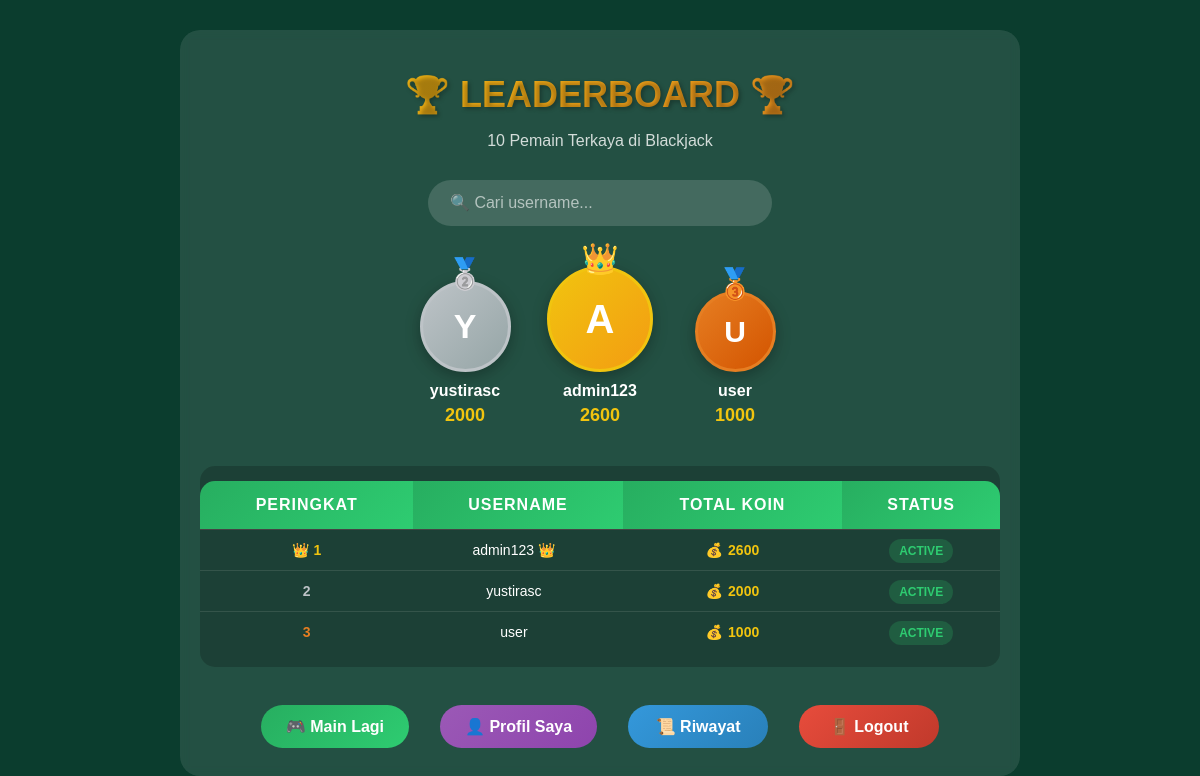
/leaderboard (signed in), run on the app's committed database.
### tables this page shows
CREATE TABLE users (
            id INTEGER PRIMARY KEY AUTOINCREMENT,
            username TEXT UNIQUE NOT NULL,
            password TEXT NOT NULL,
            coin INTEGER DEFAULT 1000
        , created_at TEXT);

### app.py (the view)
@app.route("/leaderboard")
@login_required
def leaderboard():
    conn = get_db_connection()
    users = conn.execute('SELECT username, coin FROM users ORDER BY coin DESC LIMIT 10').fetchall()
    conn.close()
    return render_template("leaderboard.html", users=users)

### app.py (called while the page is built)
def login_required(f):
    @wraps(f)
    def decorated_function(*args, **kwargs):
        if "username" not in session:
            return redirect("/")
        return f(*args, **kwargs)
    return decorated_function

def get_db_connection():
    conn = sqlite3.connect('blackjack.db')
    conn.row_factory = sqlite3.Row
    return conn

@app.after_request
def add_header(response):
    response.headers['Cache-Control'] = 'no-store, no-cache, must-revalidate, post-check=0, pre-check=0, max-age=0'
    response.headers['Pragma'] = 'no-cache'
    response.headers['Expires'] = '-1'
    return response

### templates/leaderboard.html (shortened to what this page needs)
<!DOCTYPE html>
<html>
<head>
    <link rel="stylesheet" href="/static/style.css">
</head>
<body>
    <div class="leaderboard-container">
        <div class="leaderboard-header">
            <h1>🏆 LEADERBOARD 🏆</h1>
            <p>10 Pemain Terkaya di Blackjack</p>
        </div>
        <div class="search-box">
            <input type="text" id="searchInput" placeholder="🔍 Cari username..." onkeyup="searchTable()">
        </div>
        {% if users and users|length > 0 %}
            {% if users|length >= 3 %}
            <div class="podium">
                <div class="podium-item podium-2">
                    <div class="podium-crown">🥈</div>
                    <div class="podium-avatar">{{ users[1]['username'][0]|upper }}</div>
                    <div class="podium-name">{{ users[1]['username'] }}</div>
                    <div class="podium-coin">{{ users[1]['coin'] }}</div>
                </div>
                <div class="podium-item podium-1">
                    <div class="podium-crown">👑</div>
                    <div class="podium-avatar">{{ users[0]['username'][0]|upper }}</div>
                    <div class="podium-name">{{ users[0]['username'] }}</div>
                    <div class="podium-coin">{{ users[0]['coin'] }}</div>
                </div>
                <div class="podium-item podium-3">
                    <div class="podium-crown">🥉</div>
                    <div class="podium-avatar">{{ users[2]['username'][0]|upper }}</div>
                    <div class="podium-name">{{ users[2]['username'] }}</div>
                    <div class="podium-coin">{{ users[2]['coin'] }}</div>
                </div>
            </div>
            {% endif %}
            <div class="leaderboard-table-wrapper">
                <table class="leaderboard-table" id="leaderboardTable">
                    <thead>
                        <tr>
                            <th>Peringkat</th>
                            <th>Username</th>
                            <th>Total Koin</th>
                            <th>Status</th>
                        </tr>
                    </thead>
                    <tbody>
                        {% for user in users %}
                        <tr>
                            <td>
                                <span class="
                                    {% if loop.index == 1 %}rank-1
                                    {% elif loop.index == 2 %}rank-2
                                    {% elif loop.index == 3 %}rank-3
                                    {% endif %}">
                                    {% if loop.index == 1 %}👑{% endif %}
                                    {{ loop.index }}
                                </span>
                            </td>
                            <td>
                                <a href="/profile?username={{ user['username'] }}" class="username-link">
                                    {{ user['username'] }}
                                    {% if loop.index == 1 %}👑{% endif %}
                                </a>
                            </td>
                            <td class="coin-display">{{ user['coin'] }}</td>
                            <td>
                                {% if user['coin'] >= 5000 %}
                                <span class="status-badge status-vip">VIP</span>
                                {% elif user['coin'] >= 1000 %}
                                <span class="status-badge status-active">Active</span>
                                {% else %}
                                <span class="status-badge status-new">Newbie</span>
                                {% endif %}
                            </td>
                        </tr>
                        {% endfor %}
                    </tbody>
                </table>
            </div>
        {% else %}
            <div class="empty-state">
                <p>😢 Belum ada pemain yang terdaftar</p>
                <p>Jadilah yang pertama bermain!</p>
            </div>
        {% endif %}
        <div class="menu-buttons">
            <a href="/new_game">
                <button class="btn-main">🎮 Main Lagi</button>
            </a>
            <a href="/profile">
                <button class="btn-profile">👤 Profil Saya</button>
            </a>
            <a href="/history">
                <button class="btn-history">📜 Riwayat</button>
            </a>
            <a href="/logout">
                <button class="btn-logout">🚪 Logout</button>
            </a>
        </div>
    </div>
</body>
</html>

### static/style.css (style rules this page uses)
body { background: #0b3d2e; font-family: Arial, Helvetica, sans-serif; color: white; text-align: center; margin: 0; padding: 10px; min-height: 100vh; box-sizing: border-box; }
button { background: black; color: white; border: none; padding: 12px 24px; font-size: 16px; border-radius: 8px; cursor: pointer; margin: 8px; min-width: 120px; touch-action: manipulation; -webkit-tap-highlight-color: transparent; }
table { width: 100%; border-collapse: collapse; margin: 15px 0; color: white; font-size: 14px; }
th, td { padding: 12px 5px; border-bottom: 1px solid #444; text-align: center; }
th { background-color: #27ae60; }
a { text-decoration: none; display: inline-block; }
* { -webkit-tap-highlight-color: transparent; }
button { transition: all 0.3s; }

### data on the page
users: username "Y", username "yustirasc", coin "2000", shows "ACTIVE"
users: username "A", username "admin123", coin "2600", shows "ACTIVE"
users: username "U", username "user", coin "1000", shows "ACTIVE"
